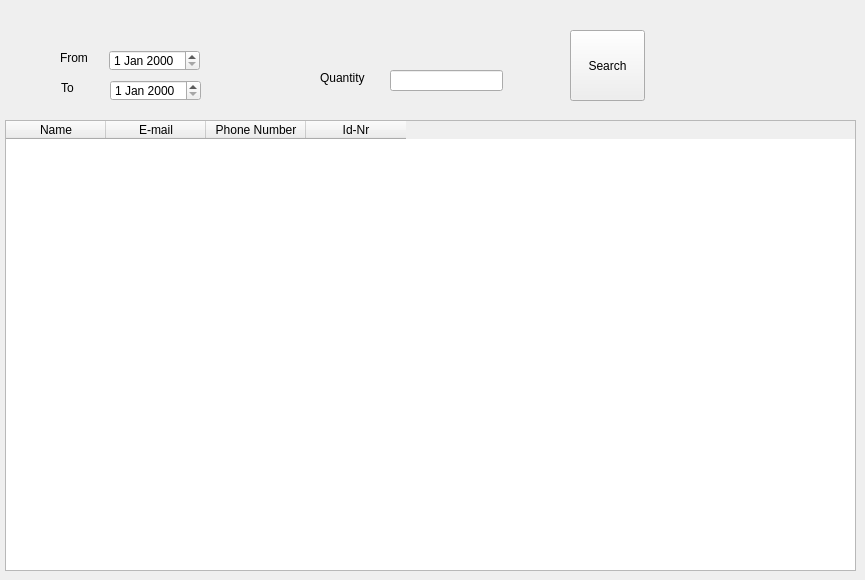
      <widget class="QWidget" name="tab_40">
       <attribute name="title">
        <string>Tab 2</string>
       </attribute>
       <widget class="QLabel" name="label_64">
        <property name="geometry">
         <rect>
          <x>320</x>
          <y>70</y>
          <width>49</width>
          <height>16</height>
         </rect>
        </property>
        <property name="text">
         <string>Quantity</string>
        </property>
       </widget>
       <widget class="QPushButton" name="pushButton_45">
        <property name="geometry">
         <rect>
          <x>570</x>
          <y>30</y>
          <width>75</width>
          <height>71</height>
         </rect>
        </property>
        <property name="text">
         <string>Search</string>
        </property>
       </widget>
       <widget class="QDateEdit" name="dateEdit_3">
        <property name="geometry">
         <rect>
          <x>109</x>
          <y>50</y>
          <width>91</width>
          <height>21</height>
         </rect>
        </property>
       </widget>
       <widget class="QTableWidget" name="tableWidget_13">
        <property name="geometry">
         <rect>
          <x>5</x>
          <y>120</y>
          <width>851</width>
          <height>451</height>
         </rect>
        </property>
        <column>
         <property name="text">
          <string>Name</string>
         </property>
        </column>
        <column>
         <property name="text">
          <string>E-mail</string>
         </property>
        </column>
        <column>
         <property name="text">
          <string>Phone Number</string>
         </property>
        </column>
        <column>
         <property name="text">
          <string>Id-Nr</string>
         </property>
        </column>
       </widget>
       <widget class="QLabel" name="label_65">
        <property name="geometry">
         <rect>
          <x>61</x>
          <y>80</y>
          <width>54</width>
          <height>16</height>
         </rect>
        </property>
        <property name="text">
         <string>To</string>
        </property>
       </widget>
       <widget class="QLineEdit" name="lineEdit_77">
        <property name="geometry">
         <rect>
          <x>390</x>
          <y>70</y>
          <width>113</width>
          <height>21</height>
         </rect>
        </property>
       </widget>
       <widget class="QLabel" name="label_66">
        <property name="geometry">
         <rect>
          <x>60</x>
          <y>50</y>
          <width>54</width>
          <height>16</height>
         </rect>
        </property>
        <property name="text">
         <string>From</string>
        </property>
       </widget>
       <widget class="QDateEdit" name="dateEdit_4">
        <property name="geometry">
         <rect>
          <x>110</x>
          <y>80</y>
          <width>91</width>
          <height>21</height>
         </rect>
        </property>
       </widget>
      </widget>
